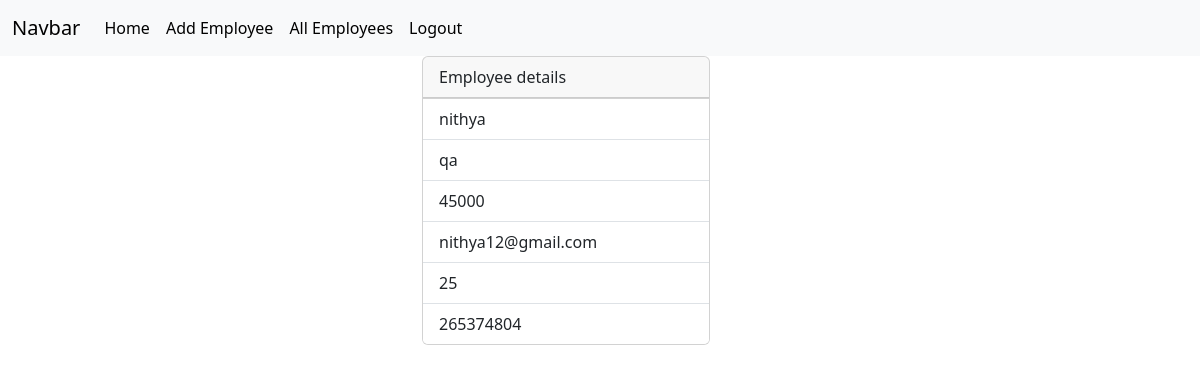
Screenshot of /employees/7 (signed in) with the database file from the repository.
### crm/models.py (models this page shows, shortened)
class Employees(models.Model):
    name=models.CharField(max_length=200)
    department=models.CharField(max_length=200)
    salary=models.PositiveIntegerField()
    email=models.EmailField(unique=True)
    contact=models.CharField(max_length=10,null=True)
    age=models.PositiveIntegerField()
    profile_pic=models.ImageField(upload_to="images",null=True,blank=True)
    dob=models.DateField(null=True,blank=True)

### crm/views.py (the view)
# urls.py: path('employees/<int:pk>',views.EmployeeDetailView.as_view(),name="emp-details"),
@method_decorator(signin_required,name="dispatch")
class EmployeeDetailView(View):
    def get(self,request,*args,**kwargs):
        id=kwargs.get("pk")
        qs=Employees.objects.get(id=id)
        return render(request,"emp_details.html",{"data":qs})

### crm/views.py (called while the page is built)
def signin_required(fn):
    def wrapper(request,*args,**kwargs):
        if not request.user.is_authenticated:
            messages.error(request,"invalid session")
            return redirect("signin")
        else:
            return fn(request,*args,**kwargs)
    return wrapper

### crm/templates/emp_details.html (shortened to what this page needs)
{%extends 'base.html'%}
{%block body_block%}
<div class="container">
    <div class="row">
        <div class="col-4"></div>
        <div class="col-4">
            <div class="card" style="width: 18rem;">
                <div class="card-header">
                    Employee details
                </div>
                <ul class="list-group list-group-flush">
                <li class="list-group-item">{{data.name}}</li>
                <li class="list-group-item">{{data.department}}</li>
                <li class="list-group-item">{{data.salary}}</li>
                <li class="list-group-item">{{data.email}}</li>
                <li class="list-group-item">{{data.age}}</li>
                <li class="list-group-item">{{data.contact}}</li>
                </ul>
            </div>
        </div>
        <div class="col-4"></div>
    </div>
</div>
{%endblock%}

### rows the page displays
Employees: name "nithya", department "qa", salary "45000", email "nithya12@gmail.com", age "25", contact "265374804"
